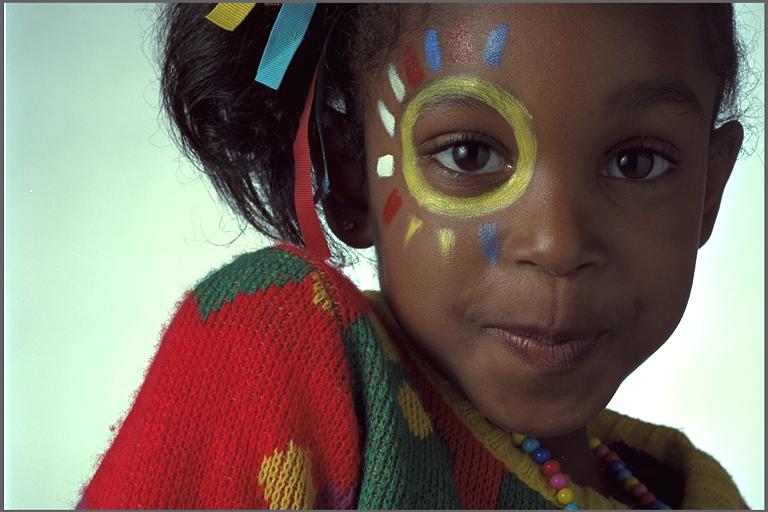
%> input picture excersiecs/Mohammad-t-t/13/girl.png, 768 x 512 px
$ octave t1s8.m   (GNU Octave 9; MATLAB toolbox functions it lacks are replaced by stand-ins)
%> lines starting %> are read from the running program, lines starting %| are printed output that depends on the picture
clc;
clear all;
close all;

image = imread('C:\Program Files\Polyspace\R2019b\bin\img\girl.png');
%> image is the input picture: size 512x768x3 uint8; mean R, G, B 119.5, 106, 96.1

rotate45_image = imrotate(image,45,'bicubic');
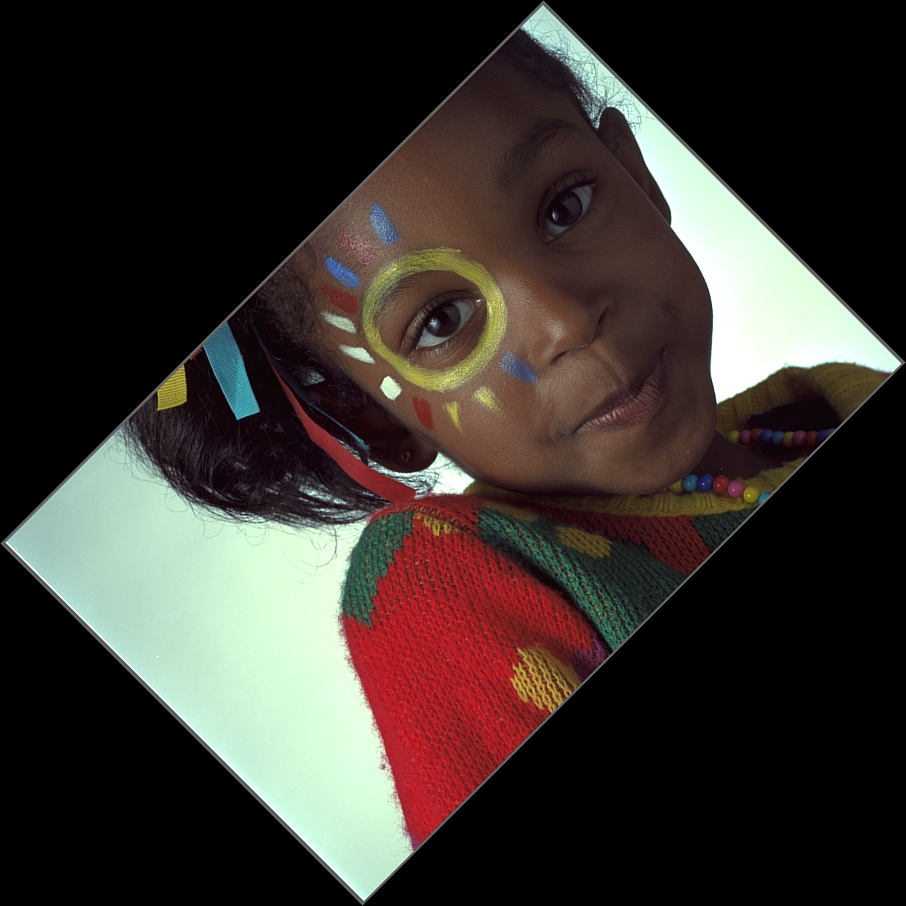
%> rotate45_image: size 906x906x3 uint8; mean R, G, B 57.2, 50.8, 46
rotate90_image = imrotate(image,90,'bicubic');
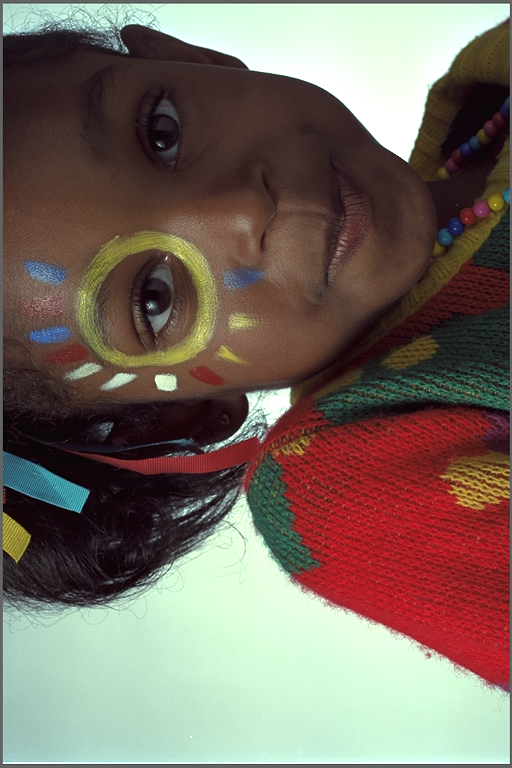
%> rotate90_image: size 768x512x3 uint8; mean R, G, B 119.5, 106, 96.1; mean of the top-left, top-right, bottom-left and bottom-right quarters 80.6, 93.5, 124.8, 129.8
rotate120_image = imrotate(image,120,'bicubic');
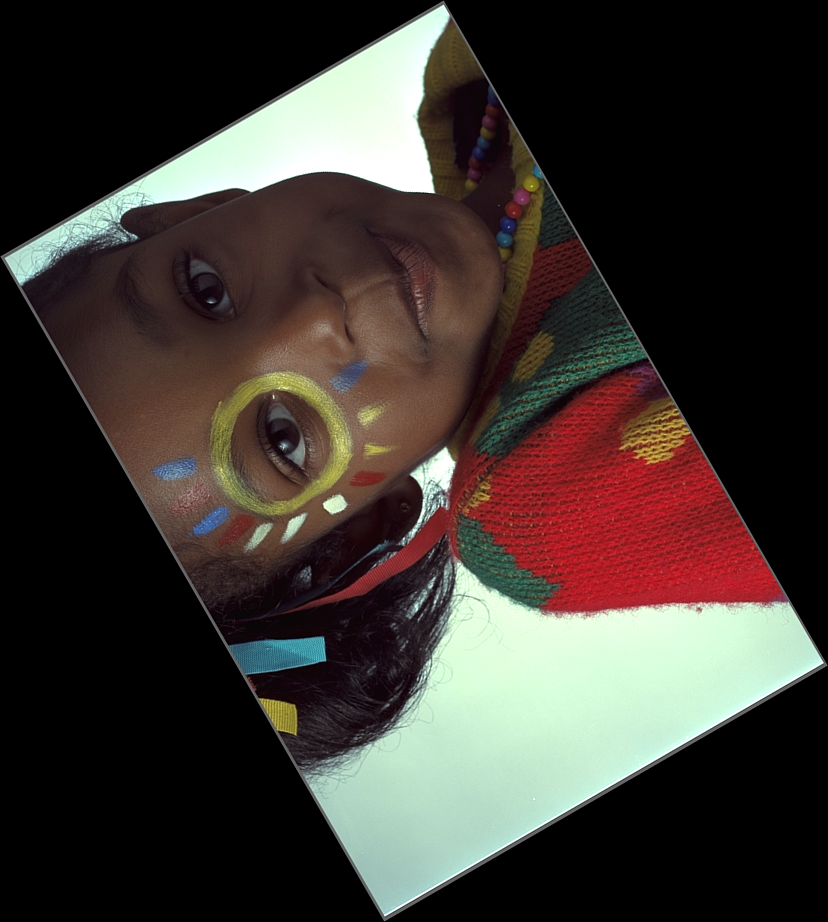
%> rotate120_image: size 922x828x3 uint8; mean R, G, B 61.5, 54.6, 49.5
rotate180_image = imrotate(image,180,'bicubic');
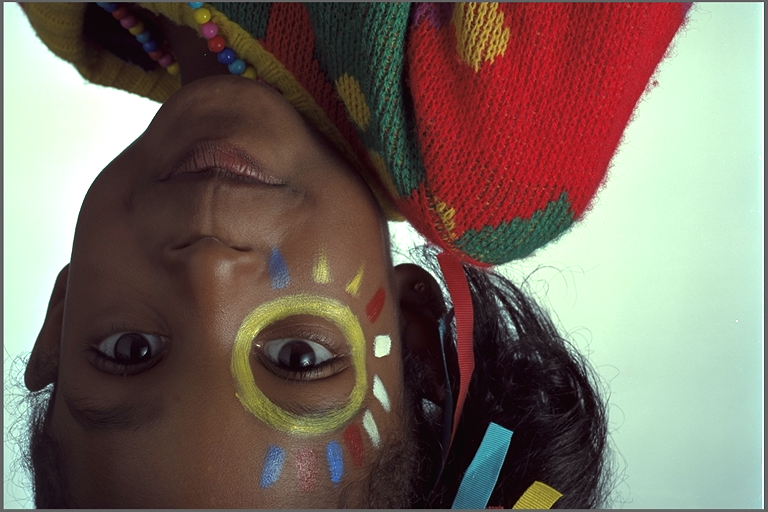
%> rotate180_image: size 512x768x3 uint8; mean R, G, B 119.5, 106, 96.1; mean of the top-left, top-right, bottom-left and bottom-right quarters 93.5, 129.8, 80.6, 124.8
rotate360_image = imrotate(image,360,'bicubic');
figure;
subplot(2,3,1); imshow(image);
subplot(2,3,2); imshow(rotate45_image);
subplot(2,3,3); imshow(rotate90_image);
subplot(2,3,4); imshow(rotate120_image);
subplot(2,3,5); imshow(rotate180_image);
subplot(2,3,6); imshow(rotate360_image);

$ run again, with excersiecs/Mohammad-t-t/13/tasvir1.jpg saved as excersiecs/Mohammad-t-t/13/girl.png
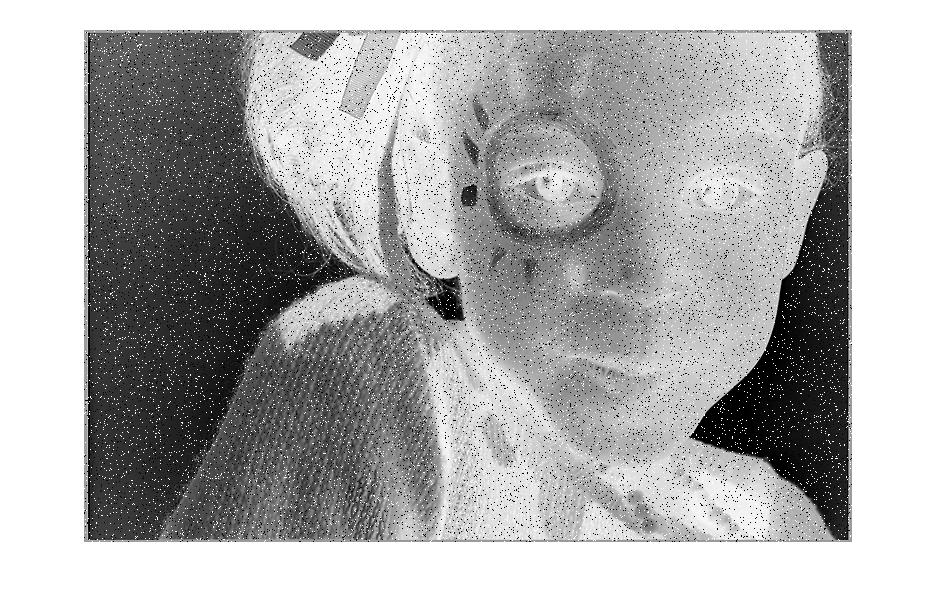
%> input picture excersiecs/Mohammad-t-t/13/tasvir1.jpg, 938 x 603 px
%> image is the input picture: size 603x938x3 uint8; min 0, max 255, mean 171.5
%> `rotate120_image = imrotate(image,120,'bicubic');`:
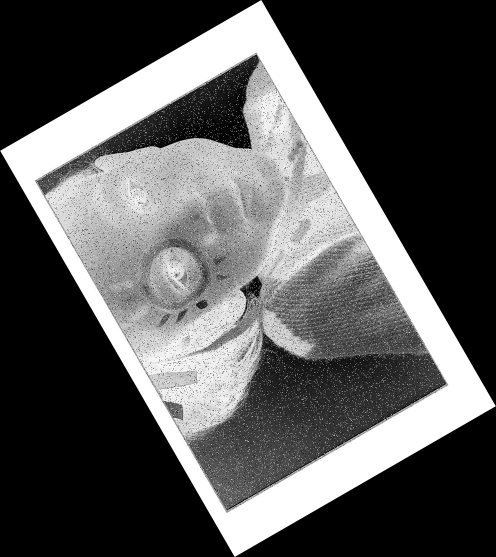
%> rotate120_image: size 1114x992x3 uint8 (shown at 1/2 size); min 0, max 255, mean 87.8
%> `rotate180_image = imrotate(image,180,'bicubic');`:
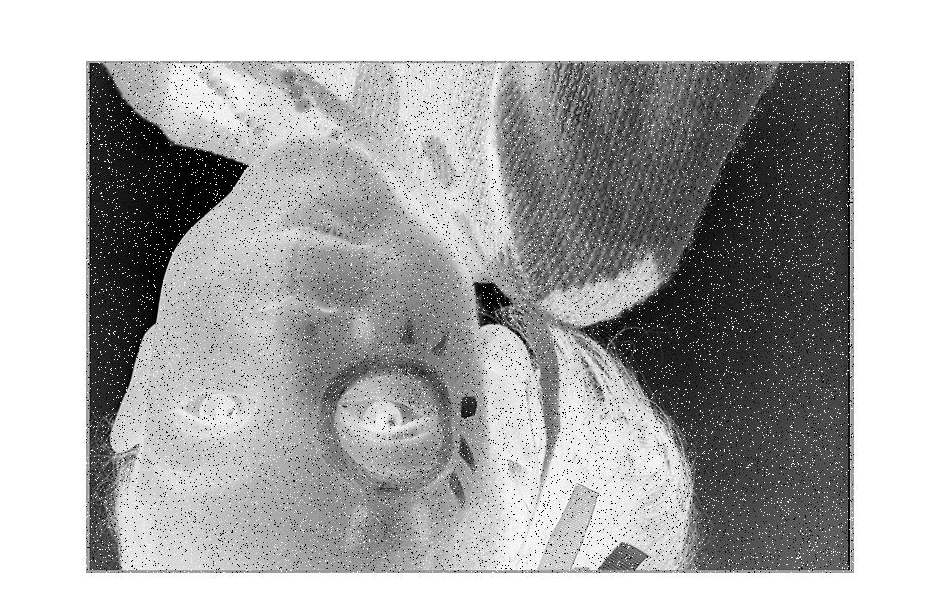
%> rotate180_image: size 603x938x3 uint8; min 0, max 255, mean 171.5; mean of the top-left, top-right, bottom-left and bottom-right quarters 187.2, 151.1, 183.8, 164
